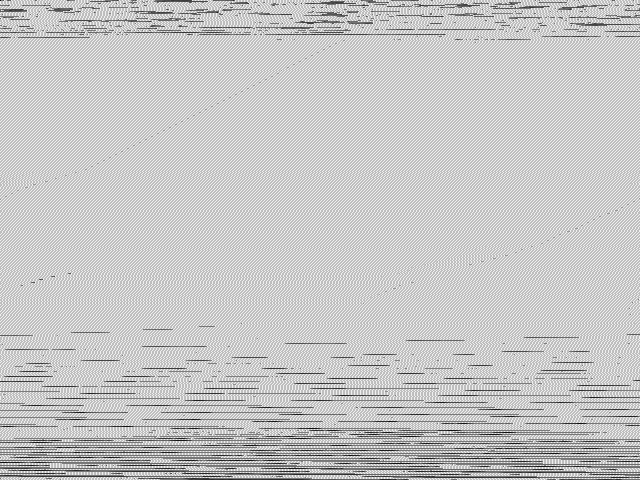
#> input picture computer_vision/conv_from_scratch/toto_pelado_3_raw.pgm, 640 x 480 px, given in place of the camera
$ python color_detection.py
#> lines starting #> are read from the running program, lines starting #| are printed output that depends on the picture; after the words box and inside, x2 and y2 are one past the last pixel; in counts of white or black regions, pixels touching at a corner belong together
import cv2
import numpy as np
import time
import myUtils

cap = cv2.VideoCapture('/dev/video0')

def empty(v):
    pass

cv2.namedWindow("HSV Space")
cv2.createTrackbar("HUE Min", "HSV Space", 0, 179, empty)
cv2.createTrackbar("HUE Max", "HSV Space", 179, 179, empty)
cv2.createTrackbar("SAT Min", "HSV Space", 0, 255, empty)
cv2.createTrackbar("SAT Max", "HSV Space", 255, 255, empty)
cv2.createTrackbar("VALUE Min", "HSV Space", 0, 255, empty)
cv2.createTrackbar("VALUE Max", "HSV Space", 255, 255, empty)

fps = 0
while True:
    tik = time.time()
    sucess, img = cap.read()
#> img is the input picture: shape (480, 640, 3); min 10, max 243, mean 198.2
    img = cv2.resize(img, (320, 240))
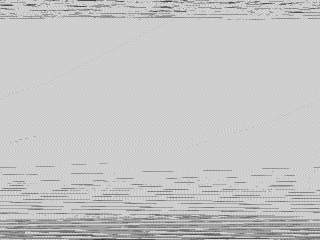
#> img: shape (240, 320, 3); min 50, max 215, mean 198.5

    imgHSV = cv2.cvtColor(img, cv2.COLOR_BGR2HSV)
#> imgHSV: shape (240, 320, 3); mean H, S, V 0, 0, 198.5

    h_min, h_max = cv2.getTrackbarPos("HUE Min", "HSV Space"), cv2.getTrackbarPos("HUE Max", "HSV Space")
    s_min, s_max = cv2.getTrackbarPos("SAT Min", "HSV Space"), cv2.getTrackbarPos("SAT Max", "HSV Space")
    v_min, v_max = cv2.getTrackbarPos("VALUE Min", "HSV Space"), cv2.getTrackbarPos("VALUE Max", "HSV Space")

    lower = np.array([h_min, s_min, v_min])
    upper = np.array([h_max, s_max, v_max])
    mask  = cv2.inRange(img, lower, upper)
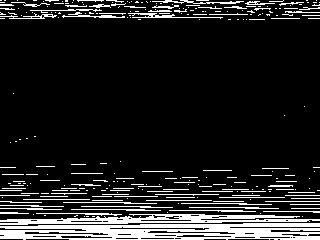
#> mask: shape (240, 320); 13.4% white; 269 white regions (187 under 20 px), largest, box (x1, y1, x2, y2) and area: (0, 223, 320, 240) 3893, (0, 214, 320, 225) 1783, (128, 13, 223, 19) 184
    result= cv2.bitwise_and(img, img, None, mask)
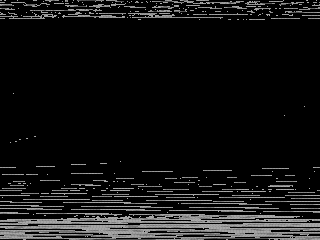
#> result: shape (240, 320, 3); min 0, max 179, mean 19.8

    tok = time.time()
    fps = 1.0/(tok - tik)

    cv2.putText(img, "FPS:{0:.2f}".format(fps), (0,15), cv2.FONT_HERSHEY_COMPLEX, 0.5, (0,0,200), thickness=1)
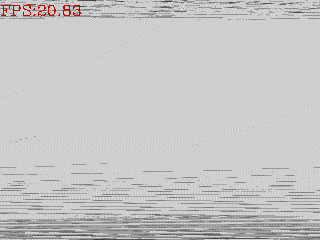
#> img: shape (240, 320, 3); 0.34% of pixels changed, all inside (x1, y1, x2, y2) = (1, 5, 81, 16)

    mask = cv2.cvtColor(mask, cv2.COLOR_GRAY2BGR)
    imageStacked = np.hstack((img, mask, result))
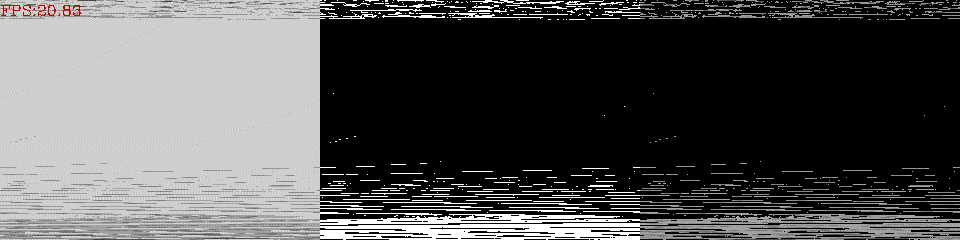
#> imageStacked: shape (240, 960, 3); mean B, G, R 84, 84, 84.2

    cv2.imshow('Video', imageStacked)
    if cv2.waitKey(1) == (0xFF & ord('q')):
#> (key q is pressed here)
        break
